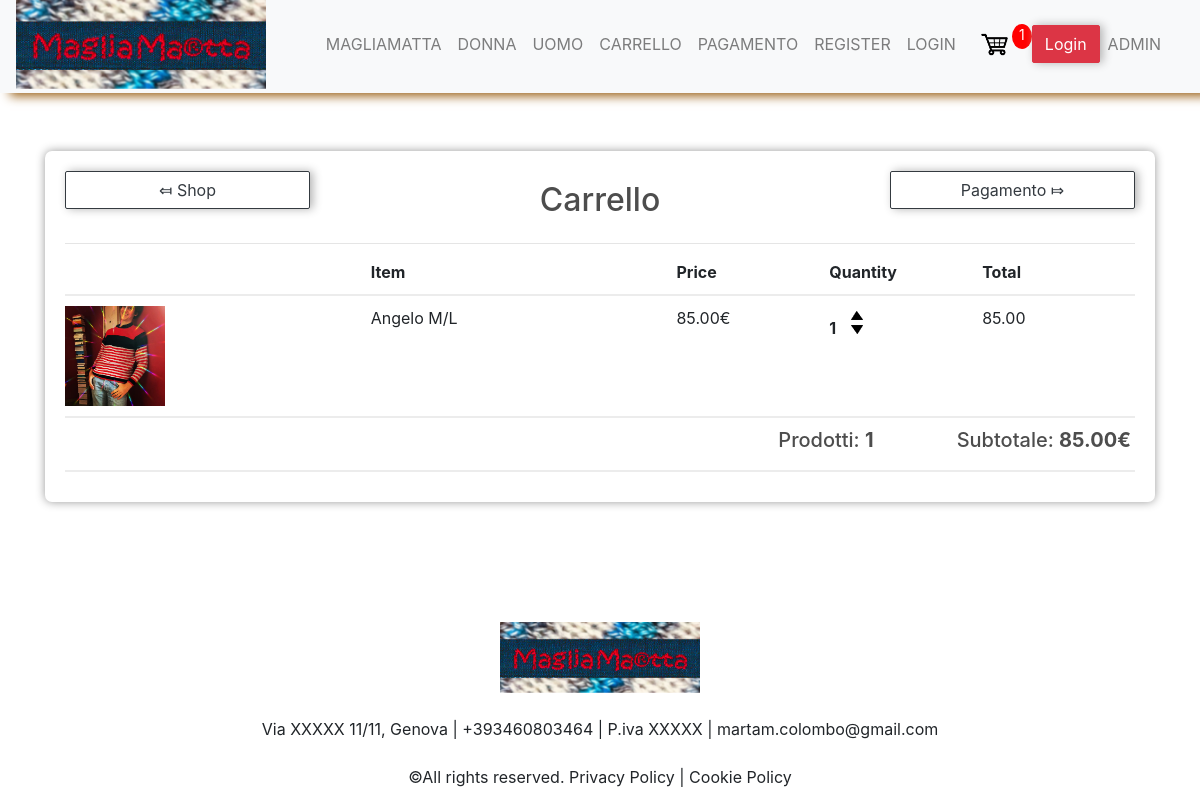
The page /cart/ (signed in) on the database as committed earlier.
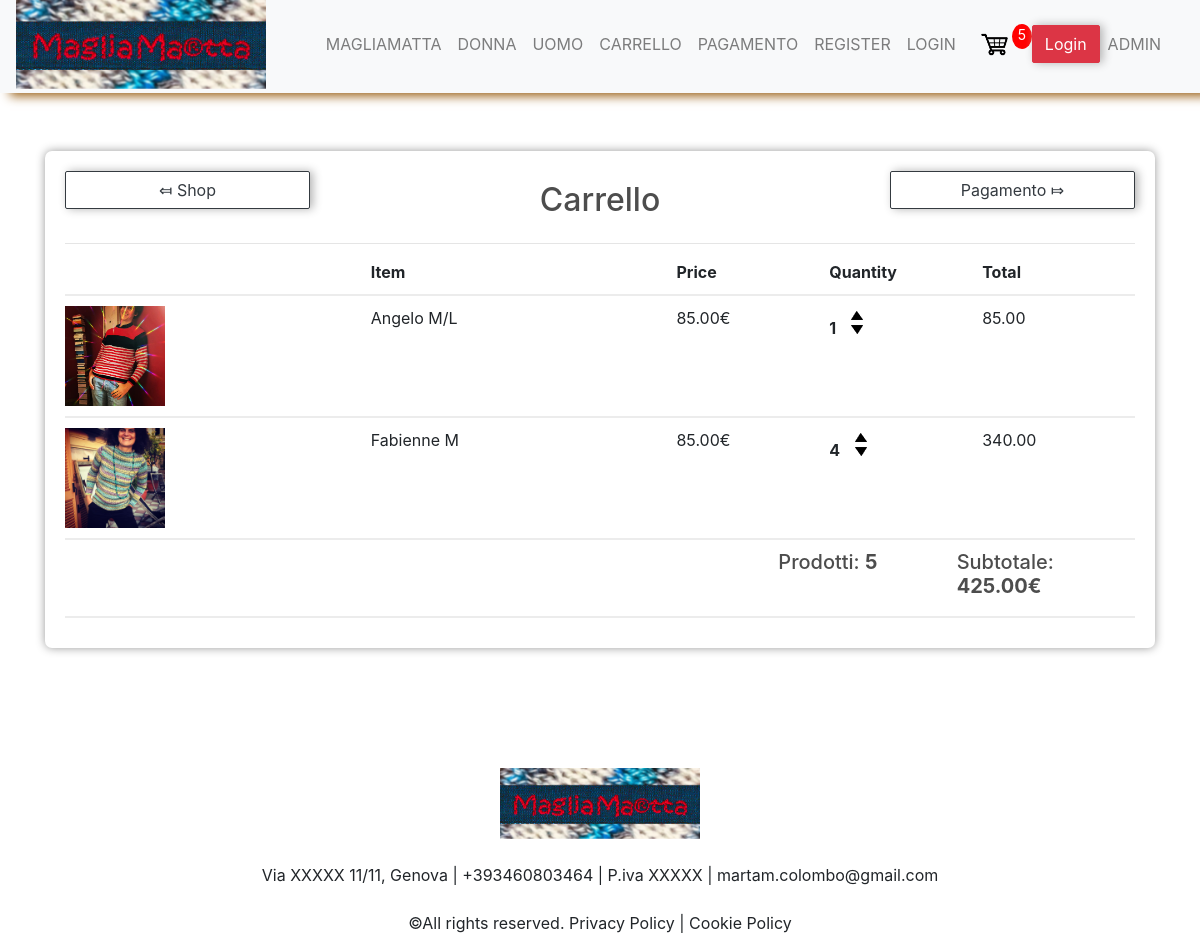
The same page on the database as committed later.
### main/models.py (models this page shows, shortened)
class OrderItem(models.Model):
    product = models.ForeignKey(Product, on_delete=models.SET_NULL, null=True)
    order = models.ForeignKey(Order, on_delete=models.SET_NULL, null=True)
    quantity = models.IntegerField(default=0,null=True, blank=True)
    date_added = models.DateTimeField(auto_now_add=True, null=True)
    @property
    def get_total(self):
        if self.product.discount_price > 0:
            total = self.product.discount_price*self.quantity
        else:
            total = self.product.price*self.quantity
        return total

class Product(models.Model):
    CHOICESCAT = (
        ('tshirt', 'T-Shirt'),
        ('pullover', "Pullover"),
        ('dress', 'Dress'),
    )
    SIZETYPES = models.TextChoices('Size', 'S S/M M M/L L')
    GENDER = models.TextChoices('Gender', 'WOMEN MEN')
    active = models.BooleanField()
    date = models.DateField(auto_now_add=True)
    NEW_Flag = models.BooleanField(default=False)
    gender = models.CharField(choices=GENDER.choices, max_length=5)
    size = models.CharField(choices=SIZETYPES.choices, max_length=4)
    category = models.CharField(max_length=150, null=False, choices=CHOICESCAT)
    title = models.CharField(max_length=150)
    description = models.CharField(max_length=350)
    text = models.TextField(blank=True)
    price = models.DecimalField(decimal_places=2, max_digits=7)
    discount_price = models.DecimalField(decimal_places=2, max_digits=7, default=0.00)
    discount_Flag = models.BooleanField()
    image = models.ImageField(upload_to='media/')
    digital = models.BooleanField(default=False)
    url = models.URLField(blank=True)
    @property #Errorhandling    in Case ther eis no image file
    def imageURL(self):
        try:
            url = self.image.url
        except:
            url =''
        return url

class Order(models.Model):
    customer = models.ForeignKey(Customer, on_delete=models.SET_NULL, null=True, blank=True)
    date_ordered = models.DateTimeField(auto_now_add=True)
    complete = models.BooleanField(default=False)
    transaction_id = models.CharField(max_length=100, null=True)
    @property
    def get_cart_total(self):
        orderitems = self.orderitem_set.all()
        total = sum([item.get_total for item in orderitems])
        return total
    @property
    def get_cart_items(self):
        orderitems = self.orderitem_set.all()
        total = sum([item.quantity for item in orderitems])
        return total

### main/views.py (the view)
# urls.py: path('cart/', views.cart, name="cart"),
def cart(request):
    data = cartData(request)   #function in utils.py
    cartItems = data['cartItems']
    order = data['order']
    items = data['items']
    context = {'items': items, 'order': order,'cartItems':cartItems}
    return render(request, 'main/cart.html', context)

### main/utils.py (called while the page is built)
def cartData(request):
    if request.user.is_authenticated:
        customer = request.user.customer
        order, created = Order.objects.get_or_create(customer=customer, complete=False)
        items = order.orderitem_set.all()
        cartItems = order.get_cart_items
    else:
        cookieData = cookieCart(request)   #function in utils.py
        cartItems = cookieData['cartItems']
        order = cookieData['order']
        items = cookieData['items']
    return {'cartItems': cartItems, 'order': order, 'items': items}

### main/templates/main/cart.html (shortened to what this page needs)
{% extends 'base.html' %}
{% load static %}
{% block content %}
<link rel="stylesheet" type="text/css" href="{% static 'main/css/main.css' %}">
<br>
<br>
<div class="container">
    <div class="row" >
        <br>
        <div class="col-lg-12">
            <div class="box-element">
                <div class="row">
                    <div class="col-lg-3">
                        <a style="" class="btn btn-outline-dark btn-block"
                           href="{% url 'main:home' %}">&#10502; Shop</a>
                    </div>
                    <div class="col-lg-6">
                        <h2 style="text-align:center;">Carrello</h2>
                    </div>
                    <div class="col-lg-3">
                        <a style="" class="btn btn-outline-dark btn-block "
                           href="{% url 'main:checkout'%}">Pagamento &#10503</a>
                    </div>
                </div>
                <hr>
                <div class="cart-row">
                    <div style="flex:2"></div>
                    <div style="flex:2"><strong>Item</strong></div>
                    <div style="flex:1"><strong>Price</strong></div>
                    <div style="flex:1"><strong>Quantity</strong></div>
                    <div style="flex:1"><strong>Total</strong></div>
                </div>
                {% for item in items %}
                <div class="cart-row">
                    <div style="flex:2"><img class="row-image" src="{{item.product.imageURL}}"></div>
                    <div style="flex:2"><p>{{item.product.title}} {{ item.product.size }}
                        {{ item.product.label }}</p></div>
                    <div style="flex:1"><p>
                        {% if item.product.discount_price %}
                            {{ item.product.discount_price }}€
                        {% else  %}
                            {{ item.product.price }}€
                        {% endif %}
                    </p></div>
                    <div style="flex:1">
                        <p class="quantity">{{ item.quantity }}</p>
                        <div class="quantity">
                            <img data-product="{{item.product.id}}" data-action="add"
                                 class="chg-quantity update-cart" src="{% static  'main/images/arrowup.png' %}">
                            <img data-product="{{item.product.id}}" data-action="remove"
                                 class="chg-quantity update-cart" src="{% static  'main/images/arrowdown.png' %}">
                        </div>
                    </div>
                    <div style="flex:1"><p>{{item.get_total}}</p></div>
                </div>
                {% endfor %}
                <div class="cart-row">
                    <div style="flex:1"></div>
                    <div style="flex:1"></div>
                    <div style="flex:1"></div>
                    <div style="flex:1"></div>
                    <div style="flex:1"><h5>Prodotti: <strong>{{ order.get_cart_items }}</strong></h5></div>
                    <div style="flex:1"><h5>Subtotale: <strong>{{ order.get_cart_total }}€</strong></h5></div>
                </div>
            </div>
        </div>
    </div>
</div>
{% endblock content %}

### main/templates/base.html (shortened to what this page needs)
{% load static %}
<!doctype html>
<head>
    <link rel="stylesheet" type="text/css" href="{% static 'main/css/main.css' %}">
    <link rel="stylesheet" type="text/css" href="{% static 'main/css/main.css' %}">
    <link rel="stylesheet" href="https://cdn.jsdelivr.net/npm/bootstrap@4.5.3/dist/css/bootstrap.min.css"
>
</head>
<body>
<nav  class="navbar sticky-top navbar-expand-lg navbar-light bg-light scrolling-navbar pt-0 pb-1 "
      style ="box-shadow:hsl(34, 76%, 34%) 10px 3px 10px;">
    <a href="{% url 'main:home' %}">
        <img src="{% static 'main/magliamatta.png' %}" width="250 " height="90"  class="d-inline-block align-top pb-0">
    </a>
    <div class="collapse navbar-collapse flex-row-reverse" id="navbarNavDropdown">
        <ul class="navbar-nav ">
            <div class="container">
                <li class="nav-item ">
                    <a class="nav-link" href="/">MAGLIAMATTA</a>
                </li>
                <li class="nav-item">
                    <a class="nav-link"  href="/#donne">DONNA</a>
                </li>
                <li class="nav-item">
                    <a class="nav-link"  href="/#uomini">UOMO</a>
                </li>
                <li class="nav-item">
                    <a class="nav-link"  href="/cart">CARRELLO</a>
                </li>
                <li class="nav-item">
                    <a class="nav-link"  href="/checkout">PAGAMENTO</a>
                </li>
                <li class="nav-item">
                    <a class="nav-link"  href="/register">REGISTER</a>
                </li>
                <li class="nav-item">
                    <a class="nav-link"  href="/login">LOGIN</a>
                </li>
                <div class="form-inline my-2 my-lg-0">
                    <a href="/cart">
                        <img id="cart-icon" src="{% static 'main/images/cartblack.png'%}" alt="Cart">
                    </a>
                    <p id="cart-total">{{cartItems}}</p>
                    <a href="#" class="btn btn-danger">Login</a>
                </div>
                <li class="nav-item ">
                    <a class="nav-link" href="/admin">ADMIN</a>
                </li>
            </div>
        </ul>
    </div>
</nav>
{% block content %}
{% endblock %}
<br/>
<br/>
<br/><br/>
<br/>
</body>
<footer>
    <div class="container-fluid footer text-center">
        <img src="{% static 'main/magliamatta.png' %} " width="200">
        <br/>
        <br/>
        <a> Via XXXXX 11/11, Genova </a>|<a> +393460803464 </a>|<a> P.iva XXXXX </a>|<a> martam.colombo@gmail.com</a>
        <br/>
        <br/>
        <a>©All rights reserved. Privacy Policy </a>|<a> Cookie Policy</a>
    </div>
</footer>

### main/static/main/css/main.css (style rules this page uses)
body { background-color: white ; }
h1,h2,h3,h4,h5,h6 { color:hsl(0, 0%, 30%); }
.box-element { box-shadow:hsl(0, 0%, 60%) 0 0 10px; background-color: #fff; border-radius: 7px; border: 200px; padding: 20px; }
#cart-icon { width:33px; display: inline-block; margin-left: 15px; }
#cart-total { display: block; text-align: center; color:#fff; background-color: red; width: 20px; height: 25px; border-radius: 50%; font-size: 14px; }
.col-lg-4, .col-lg-6, .col-lg-8, .col-lg-12 { margin-top: 10px; }
.btn { border-radius: 2px; box-shadow:hsl(0, 0%, 70%) 3px 0px 10px; }
.row-image { width: 100px; }
.cart-row { display: flex; align-items: flex-stretch; padding-bottom: 10px; margin-bottom: 10px; border-bottom: 2px solid #ececec; }
.quantity { display: inline-block; font-weight: 700; padding-right:10px; }
.chg-quantity { width: 12px; cursor: pointer; display: block; margin-top: 5px; transition:.1s; }
img { max-width: 100%; height: auto; }
* { box-sizing: border-box }

Rows that differ between the two databases and show on the page:
added OrderItem: product.imageURL (picture), product "Fabienne", product.size "M", product.price "85.00", quantity "4", get_total "340.00"
computed for Order: get_cart_items "1" → "5"; get_cart_total "85.00" → "425.00"
Other text that changed with them:
{{ cartItems }}: "1" → "5"
